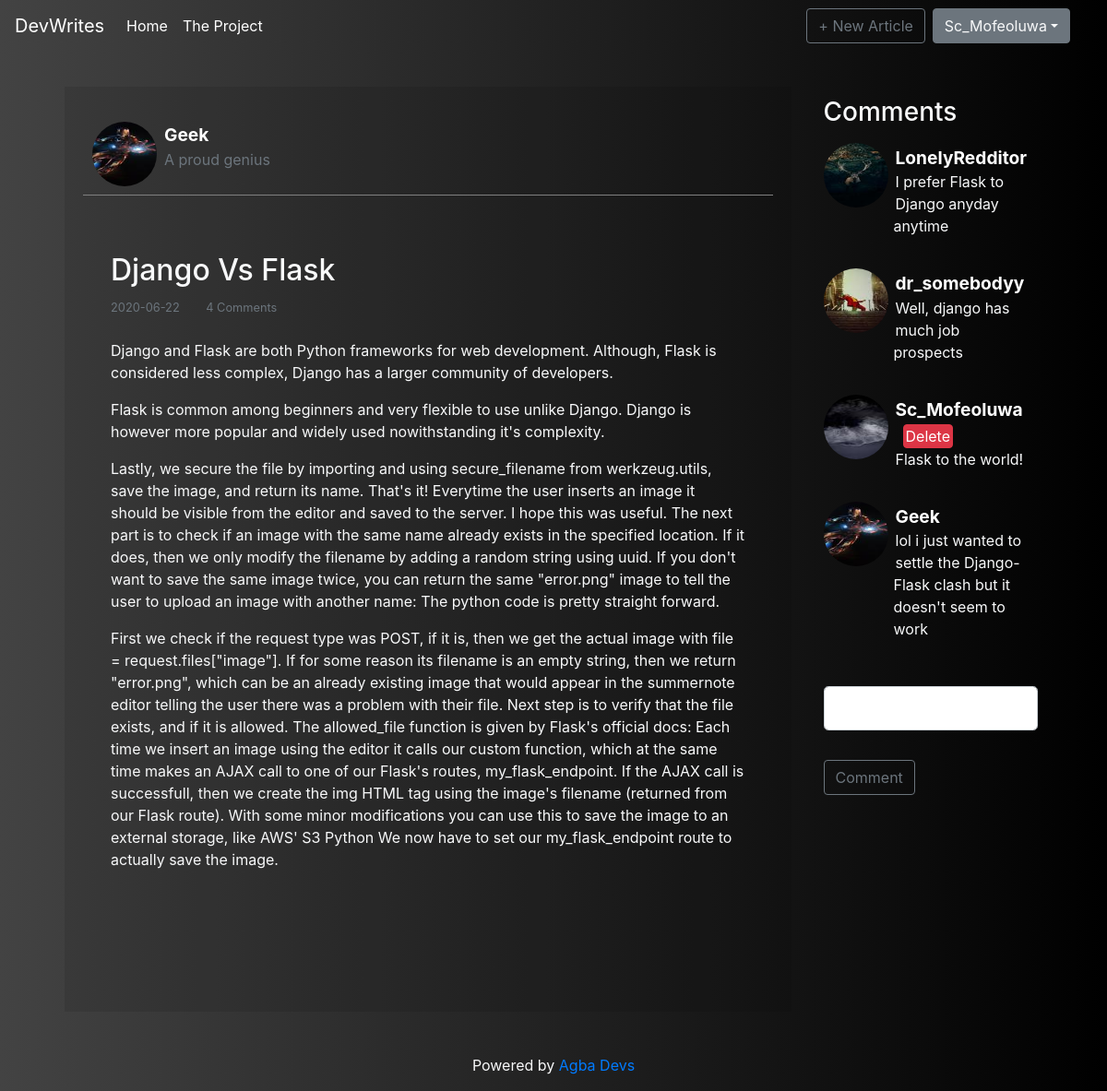
/Geek/django-vs-flask-CIthox (signed in), run on the app's committed database.
### Social_Blog/models.py (models this page shows, shortened)
class User(db.Model, UserMixin):
    id = db.Column(db.Integer,primary_key=True)
    username = db.Column(db.String(20),unique=True,nullable=False)
    email = db.Column(db.String(40),unique=True,nullable=False)
    image_file = db.Column(db.String(20),nullable=False, default='default.jpg')
    bio = db.Column(db.String(120), nullable=False, default='Developer and Technical Writer')
    password = db.Column(db.String(60),nullable=False)
    posts = db.relationship('Post', backref='author', lazy=True)
    followed = db.relationship('Follow',foreign_keys=[Follow.follower_id],
                                backref=db.backref('follower',lazy='joined'),
                                lazy='dynamic',cascade='all, delete-orphan')
    followers = db.relationship('Follow',foreign_keys=[Follow.followed_id],
                                backref=db.backref('followed',lazy='joined'),
                                lazy='dynamic',cascade='all, delete-orphan')
    comments = db.relationship('Comment',backref='author',lazy='dynamic')

class Post(db.Model):
    id = db.Column(db.Integer,primary_key=True)
    title = db.Column(db.String(100),nullable=False)
    date_posted = db.Column(db.DateTime, nullable=False, default=datetime.utcnow)
    content = db.Column(db.Text,nullable=False)
    slug = db.Column(db.String,unique=True,nullable=False)
    user_id = db.Column(db.Integer, db.ForeignKey('user.id'), nullable=False)
    comments = db.relationship('Comment',backref='post',lazy='dynamic')

class Comment(db.Model):
    __tablename__ = 'comments'
    id = db.Column(db.Integer, primary_key=True)
    body = db.Column(db.Text)
    date_posted = db.Column(db.DateTime, index=True, default=datetime.utcnow)
    disabled = db.Column(db.Boolean)
    author_id = db.Column(db.Integer,db.ForeignKey('user.id'))
    post_id = db.Column(db.Integer, db.ForeignKey('post.id'))

### Social_Blog/routes.py (the view)
@app.route("/<post_author>/<post_slug>",methods=['GET','POST'])
@login_required
def post(post_author,post_slug):
    post = Post.query.filter_by(slug=post_slug).first()
    form = CommentForm()
    if form.validate_on_submit():
        comment = Comment(body=form.body.data,post=post,author=current_user._get_current_object())
        db.session.add(comment)
        db.session.commit()
        return redirect(url_for('post',post_author=post.author.username,post_slug=post.slug))
    comments = post.comments.order_by(Comment.date_posted.asc()).all()
    return render_template('post.html',title=post.title,post=post, comments = comments, form=form)

### Social_Blog/forms.py
class CommentForm(FlaskForm):
    body = StringField('',validators=[DataRequired()])
    submit = SubmitField('Comment')

### Social_Blog/models.py (called while the page is built)
@login_manager.user_loader
def load_user(user_id:int):
     return User.query.get(user_id)

### Social_Blog/templates/post.html (shortened to what this page needs)
{% extends 'layout.html' %}
{% block body %}
    <div class='home overflow-hidden'>
        <div class='row'>
            <div class="col-lg-9">
                <div class='page text-light mt-4'>
                    <div class='upper '>
                        <header class='subject mt-2'>
                            <img class='img mr-2' src="{{url_for('static',filename='images/'+ post.author.image_file)}}">
                                <div class='text-left'><a href='{{url_for("profile",user=post.author.username)}}' class='post-author' >{{post.author.username}}</a>
                                <p class='text-muted author-bio '>{{post.author.bio}}</p>
                            </div>
                        </header>
                    </div>
                        <div class='mb-4 bg-page text-light'>
                            <br>
                            <h2>{{ post.title }}</h2>
                            <small class='text-muted mb-2'>{{ post.date_posted.strftime('%Y-%m-%d') }}</small>
                            <small class='ml-4 text-muted'>{{ post.comments.count() }} Comments</small>
                            <p class='mt-4'>{{ post.content|safe }}</p>
                            <br>
                        </div>
                </div>
            </div>
            <div class='col-lg-3 mt-8'>
                <div class='sidebar text-light'>
                    <h3>Comments</h3>
                    {% if comments|length ==0 %}
                    <div class='container'>
                    <i class='text-muted'>No comments yet, be the first to comment</i>
                    </div>
                    {% else %}
                    <div>
                        {% for comment in comments %}
                        <div><img class='img mr-2 mt-2' src="{{url_for('static',filename='images/'+ comment.author.image_file)}}"></div>
                        <div class='text-left' style=' border-radius: 5px; padding:10px;'>
                            <div><a href='{{url_for("profile",user=comment.author.username)}}' class='post-author' >{{comment.author.username}}</a>
                            {% if current_user==comment.author or current_user==post.author%}
                                <a class='btn btn-danger ml-2' href='{{url_for("delete_comment",id=comment.id,post_id=post.id)}}'
                                style='padding: 0px 2px;'>Delete</a>
                            {% endif %}
                            </div>
                            <p style='margin-left: 66px;'  >
                                {{comment.body}}
                            </p>
                        </div>
                        {% endfor %}
                    {% endif %}
                        <form method="POST" action="">
                            <fieldset class="form-group mt-4">
                                <div class="form-group">
                                    {% if form.body.errors %}
                                    {{ form.body(class="form-control form-control-lg is-invalid") }}
                                        <div class="invalid feedback">
                                            {% for error in form.body.errors %}
                                                <span>{{ error }}</span>
                                            {% endfor %}
                                        </div>
                                    {% else %}
                                        {{ form.body(class="form-control form-control-lg") }}
                                    {% endif %}
                                </div>
                            </fieldset>
                            <div class="form-group">
                                {{ form.submit(class="btn btn-outline-secondary") }}
                            </div>
                        </form>
                    </div>
                </div>
            </div>
        </div>
    </div>
{% endblock %}

### Social_Blog/templates/layout.html (shortened to what this page needs)
<!DOCTYPE html>
<html>
    <head>
        <link rel="stylesheet" href="{{url_for('static',filename='css/bootstrap.min.css')}}">
        <link rel="stylesheet" href="{{url_for('static',filename='css/main.css')}}">
    </head>
    <body class="bg">
      <nav class="navbar navbar-expand-sm navbar-dark bg fixed-top">
        <a class="navbar-brand" href="#">DevWrites</a>
        <div class="collapse navbar-collapse" id="navbarsExample03">
          <ul class="navbar-nav mr-auto">
            <li class="nav-item active menu-bar">
              <a class="nav-link" href="{{url_for('home')}}">Home <span class="sr-only">(current)</span></a>
            </li>
            <li class="nav-item active menu-bar">
              <a class="nav-link" href="{{url_for('project')}}" >The Project</a>
            </li>
          </ul>
          {% if current_user.posts|length==0 %}
            <a class="btn btn-outline-secondary mr-2" href="{{url_for('new_post')}}">+ Your First Article</a>
          {% else %}
            <a class="btn btn-outline-secondary mr-2" href="{{url_for('new_post')}}">+ New Article</a>
          {% endif %}
          <form class="form-inline my-2 my-md-0">
            <div class="dropdown">
              <button class="btn btn-secondary dropdown-toggle text-light mr-4" type='button' id="dropdownMenuButton" data-toggle="dropdown" aria-haspopup="true" aria-expanded="false">{{current_user.username}}</button>
            </div>
          </form>
        </div>
      </nav>
      {% block body %} {% endblock %}
      <footer class="mastfoot mt-auto">
        <div class="inner">
          <p class='text-light text-center'>Powered by <a href="https://www.github.com/Johnkayode/Flask-blog">Agba Devs</a>
        </div>
      </footer>
    </body>
</html>

### Social_Blog/static/css/main.css (style rules this page uses)
.bg { background: #000000; background: -webkit-linear-gradient(to right, #434343, #000000); background: linear-gradient(to right, #434343, #000000); }
@media screen and (min-width: 451px ) { .home { padding: 70px; } }
.img { height: 70px; width: 70px; float: left; border-radius: 50%; }
.page { width:100%; padding:20px; height: 100%; border: 0px solid rgba(0,0,0,.3); box-sizing: border-box; background: rgba(0,0,0,.1); margin-bottom: 15px; }
.sidebar { padding: 5px; width: 100%; height: 100%; box-sizing: border-box; margin-top: 30px; }
.bg-page { border-radius: 5px; padding: 30px; text-align: left; }
.upper { border-bottom: 1px solid grey; margin: 0px; padding: 10px; }
.post-author { margin-top: 10px; font-weight: bolder; font-size: 1.2em; color: white; text-decoration: none; }
.author-bio { display: block; }

### data on the page
User: username "Sc_Mofeoluwa"
User: image_file (picture), author.username "Geek", author.bio "A proud genius"
Post: title "Django Vs Flask", date_posted "2020-06-22", content "Django and Flask are both Python frameworks for web development. Although, Flask is considered less complex, Django has a larger community of developers. Flask is common among beginners and very flexible to use unlike Django. Django is however more popular and widely used nowithstanding it's complexity. Lastly, we secure the file by importing and using secure_filename from werkzeug.utils, save the image, and return its name. That's it! Everytime the user inserts an image it should be visible from the editor and saved to the server. I hope this was useful. The next part is to check if an image with the same name already exists in the specified location. If it does, then we only modify the…"
Comment: image_file (picture), author.username "LonelyRedditor", body "I prefer Flask to Django anyday anytime"
Comment: image_file (picture), author.username "dr_somebodyy", body "Well, django has much job prospects"
Comment: image_file (picture), author.username "Sc_Mofeoluwa", body "Flask to the world!"
Comment: image_file (picture), author.username "Geek", body "lol i just wanted to settle the Django-Flask clash but it doesn't seem to work"

### other printed values
{{ post.comments.count() }} "4"
